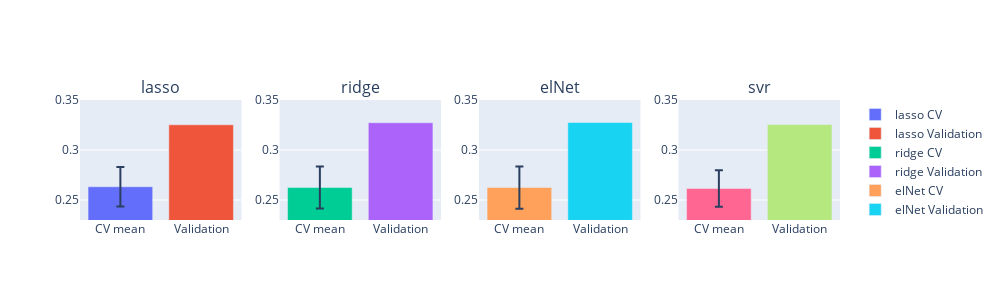

The notebook cell this image was saved under:
### Code cell
md.plot_stacking_scores(cv_scores, val_scores, mode='mean', items_per_row=4)

### Figure 1 — Plotly figure (JSON) as saved in the notebook; plotly's stock layout.template omitted (floating-point values rounded to 4 significant figures)
{"data": [{"error_y": {"array": [0.01984], "type": "data"}, "name": "lasso CV", "type": "bar", "x": ["CV mean"], "xaxis": "x", "y": [0.2632], "yaxis": "y"}, {"name": "lasso Validation", "type": "bar", "x": ["Validation"], "xaxis": "x", "y": [0.3252], "yaxis": "y"}, {"error_y": {"array": [0.02109], "type": "data"}, "name": "ridge CV", "type": "bar", "x": ["CV mean"], "xaxis": "x2", "y": [0.2625], "yaxis": "y2"}, {"name": "ridge Validation", "type": "bar", "x": ["Validation"], "xaxis": "x2", "y": [0.3273], "yaxis": "y2"}, {"error_y": {"array": [0.02114], "type": "data"}, "name": "elNet CV", "type": "bar", "x": ["CV mean"], "xaxis": "x3", "y": [0.2625], "yaxis": "y3"}, {"name": "elNet Validation", "type": "bar", "x": ["Validation"], "xaxis": "x3", "y": [0.3275], "yaxis": "y3"}, {"error_y": {"array": [0.01829], "type": "data"}, "name": "svr CV", "type": "bar", "x": ["CV mean"], "xaxis": "x4", "y": [0.2615], "yaxis": "y4"}, {"name": "svr Validation", "type": "bar", "x": ["Validation"], "xaxis": "x4", "y": [0.3256], "yaxis": "y4"}], "layout": {"annotations": [{"font": {"size": 16}, "showarrow": false, "text": "lasso", "x": 0.1062, "xanchor": "center", "xref": "paper", "y": 1, "yanchor": "bottom", "yref": "paper"}, {"font": {"size": 16}, "showarrow": false, "text": "ridge", "x": 0.3688, "xanchor": "center", "xref": "paper", "y": 1, "yanchor": "bottom", "yref": "paper"}, {"font": {"size": 16}, "showarrow": false, "text": "elNet", "x": 0.6313, "xanchor": "center", "xref": "paper", "y": 1, "yanchor": "bottom", "yref": "paper"}, {"font": {"size": 16}, "showarrow": false, "text": "svr", "x": 0.8938, "xanchor": "center", "xref": "paper", "y": 1, "yanchor": "bottom", "yref": "paper"}], "barmode": "group", "height": 300, "showlegend": true, "width": 1000, "xaxis": {"anchor": "y", "domain": [0, 0.2125]}, "xaxis2": {"anchor": "y2", "domain": [0.2625, 0.475]}, "xaxis3": {"anchor": "y3", "domain": [0.525, 0.7375]}, "xaxis4": {"anchor": "y4", "domain": [0.7875, 1]}, "yaxis": {"anchor": "x", "domain": [0, 1], "range": [0.23, 0.35]}, "yaxis2": {"anchor": "x2", "domain": [0, 1], "range": [0.23, 0.35]}, "yaxis3": {"anchor": "x3", "domain": [0, 1], "range": [0.23, 0.35]}, "yaxis4": {"anchor": "x4", "domain": [0, 1], "range": [0.23, 0.35]}}}
